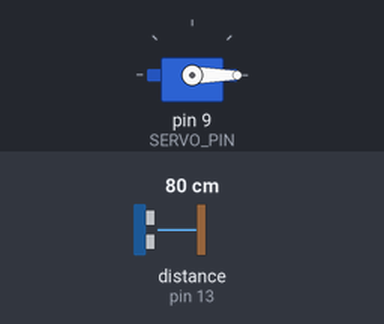
A program run on a simulated Arduino Uno, built with avr-gcc and run on an emulated ATmega328P. Shown: servo. Inputs (shaded band) come from the test bench; at power-on: distance to the obstacle (sensor on pin 13) 80 cm. The echo pulse lasts 58.3 µs per cm.

Above: at 1.2 s.
1.3 s: distance to the obstacle (sensor on pin 13) set to 2 cm
At 2.2 s:
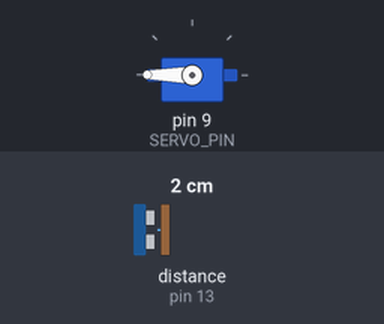
2.8 s: distance to the obstacle (sensor on pin 13) set to 9 cm
At 3.3 s:
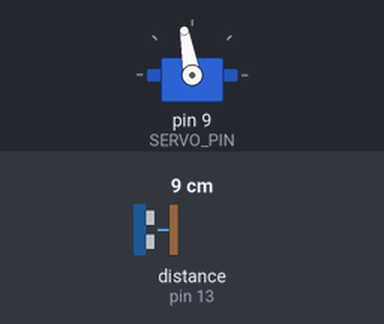
4.3 s: distance to the obstacle (sensor on pin 13) set to 4 cm
At 5.2 s:
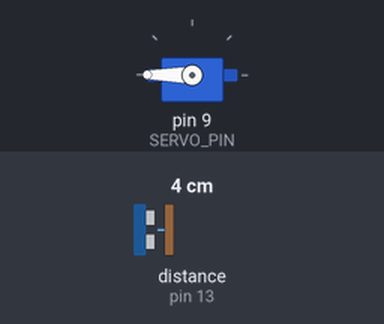
5.8 s: distance to the obstacle (sensor on pin 13) set to 18 cm
At 6.8 s:
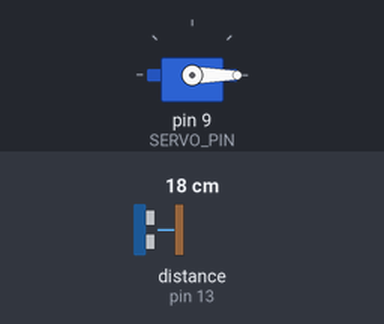
Timing chart, 0 to 8.3 s (numbered marks = the images above; inputs shaded):
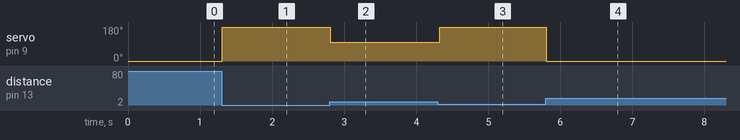

The program:

main.cpp
```cpp
//
// Created by kjeld on 23.09.19.
//

#include "main.h"
#include "Arduino.h"
#include "Servo.h"
#include <hcsr04.h>

#define SERVO_PIN 9
#define DELAY_TIME 5 //Seems to be lowest possible speed where the SG90 can keep pace.

#define US_TRIGGER_PIN 12
#define US_ECHO_PIN 13

#define MIN_RESPONSE_DIST 50
#define MAX_RESPONSE_DIST 90

Servo servo;
HCSR04 hcsr04(US_TRIGGER_PIN, US_ECHO_PIN, 20, 4000);


void setup() {
    servo.attach(SERVO_PIN);
}

void loop() {
    uint16_t dist = hcsr04.distanceInMillimeters();
    if (dist < MAX_RESPONSE_DIST + MIN_RESPONSE_DIST) {
        servo.write(( MAX_RESPONSE_DIST + MIN_RESPONSE_DIST - dist ) * 2 );
    } else if (dist < MIN_RESPONSE_DIST) {
        servo.write(180);
    } else {
        servo.write(0);
    }
    delay(DELAY_TIME*5);
}
```

main.h
```cpp
//
// Created by kjeld on 23.09.19.
//

#ifndef SERVO_DRAWER_UNLOCKER_MAIN_H
#define SERVO_DRAWER_UNLOCKER_MAIN_H


#endif //SERVO_DRAWER_UNLOCKER_MAIN_H
```

Measured:
- after the input at 1.3 s, servo on pin 9 (SERVO_PIN): 0° → 180° at once
- after the input at 2.8 s, servo on pin 9 (SERVO_PIN): 180° → 100° at once
- after the input at 4.3 s, servo on pin 9 (SERVO_PIN): 100° → 180° at once
- after the input at 5.8 s, servo on pin 9 (SERVO_PIN): 180° → 0° at once
